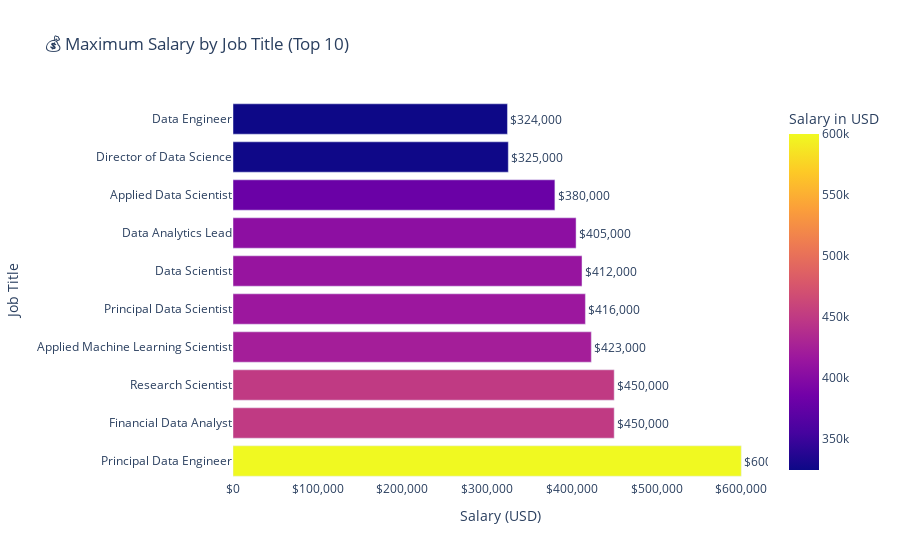

This figure's notebook cell:
### Code cell
# 📊 Visualization of Maximum Salary by Job Title (Top 10)

# Group and find maximum salary per job title
max_salary_by_title = (
    df.groupby('job_title')['salary_in_usd']
    .max()
    .sort_values(ascending=False)
    .head(10)  # top 10
    .reset_index()
)

max_salary_by_title.columns = ['Job Title', 'Salary in USD']

# Create bar chart
fig = px.bar(
    max_salary_by_title,
    x='Salary in USD',
    y='Job Title',
    orientation='h',  # horizontal bars
    title='💰 Maximum Salary by Job Title (Top 10)',
    color='Salary in USD',
    text='Salary in USD'
)

# Update text and layout
fig.update_traces(texttemplate='$%{text:,.0f}', textposition='outside')
fig.update_layout(
    xaxis_title="Salary (USD)",
    yaxis_title="Job Title",
    xaxis_tickformat="$,",
    plot_bgcolor="white"
)

fig.show()

### Figure 1 — Plotly figure (JSON) as saved in the notebook; plotly's stock layout.template omitted (floating-point values rounded to 4 significant figures)
{"data": [{"hovertemplate": "Salary in USD=%{marker.color}<br>Job Title=%{y}<extra></extra>", "legendgroup": "", "marker": {"color": [600000, 450000, 450000, 423000, 416000, 412000, 405000, 380000, 325000, 324000], "coloraxis": "coloraxis", "pattern": {"shape": ""}}, "name": "", "orientation": "h", "showlegend": false, "text": [600000.0, 450000.0, 450000.0, 423000.0, 416000.0, 412000.0, 405000.0, 380000.0, 325000.0, 324000.0], "textposition": "outside", "texttemplate": "$%{text:,.0f}", "type": "bar", "x": [600000, 450000, 450000, 423000, 416000, 412000, 405000, 380000, 325000, 324000], "xaxis": "x", "y": ["Principal Data Engineer", "Financial Data Analyst", "Research Scientist", "Applied Machine Learning Scientist", "Principal Data Scientist", "Data Scientist", "Data Analytics Lead", "Applied Data Scientist", "Director of Data Science", "Data Engineer"], "yaxis": "y"}], "layout": {"barmode": "relative", "coloraxis": {"colorbar": {"title": {"text": "Salary in USD"}}, "colorscale": [[0, "#0d0887"], [0.1111, "#46039f"], [0.2222, "#7201a8"], [0.3333, "#9c179e"], [0.4444, "#bd3786"], [0.5556, "#d8576b"], [0.6667, "#ed7953"], [0.7778, "#fb9f3a"], [0.8889, "#fdca26"], [1, "#f0f921"]]}, "legend": {"tracegroupgap": 0}, "plot_bgcolor": "white", "title": {"text": "💰 Maximum Salary by Job Title (Top 10)"}, "xaxis": {"anchor": "y", "domain": [0, 1], "tickformat": "$,", "title": {"text": "Salary (USD)"}}, "yaxis": {"anchor": "x", "domain": [0, 1], "title": {"text": "Job Title"}}}}
